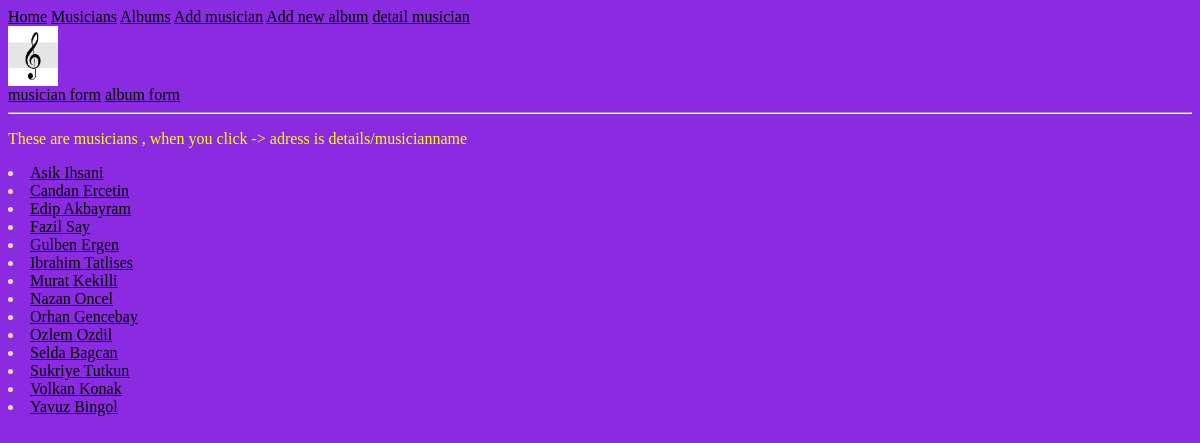
Page /details/ on the earlier database version.
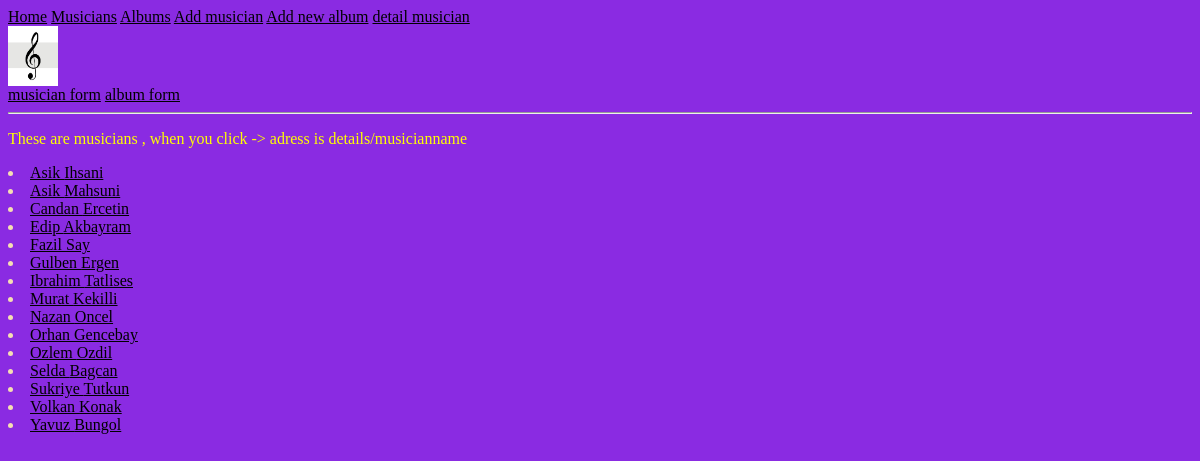
Same page on the later database version.
### my_app/models.py (models this page shows, shortened)
class Musician(models.Model):
    first_name = models.CharField(max_length=30)
    last_name = models.CharField(max_length=30)
    tool = models.CharField(max_length=30)
    class Meta:
        ordering = ['first_name']

### my_app/views.py (the view)
# urls.py: path('details/',views.detailSinger, name="detailsingerpage"),
def detailSinger(request):
    singer_list = Musician.objects.all()
    url = []
    for x in singer_list:
        url.append(x.first_name + "_"+x.last_name)
    context = {
        "object_list":singer_list,
        "urls_list":url,
    }
    return render (request,"my_app/detail_singer.html",context)

### templates/my_app/detail_singer.html (shortened to what this page needs)
{% extends 'my_app/base.html' %}
{% block content %}
<head>
</head>
<p>These are musicians , when you click -> adress is details/musicianname</p>
    {% for x in object_list %}
        <li><a href="{% url 'finaldetail' x.id %}"> {{x.first_name}} {{x.last_name}}  </a>     </li>
    {% endfor %}
{% endblock %}

Differences in the rows shown:
added Musician: first_name "Asik", last_name "Mahsuni"
changed Musician "Yavuz": last_name "Bingol" → "Bungol"
